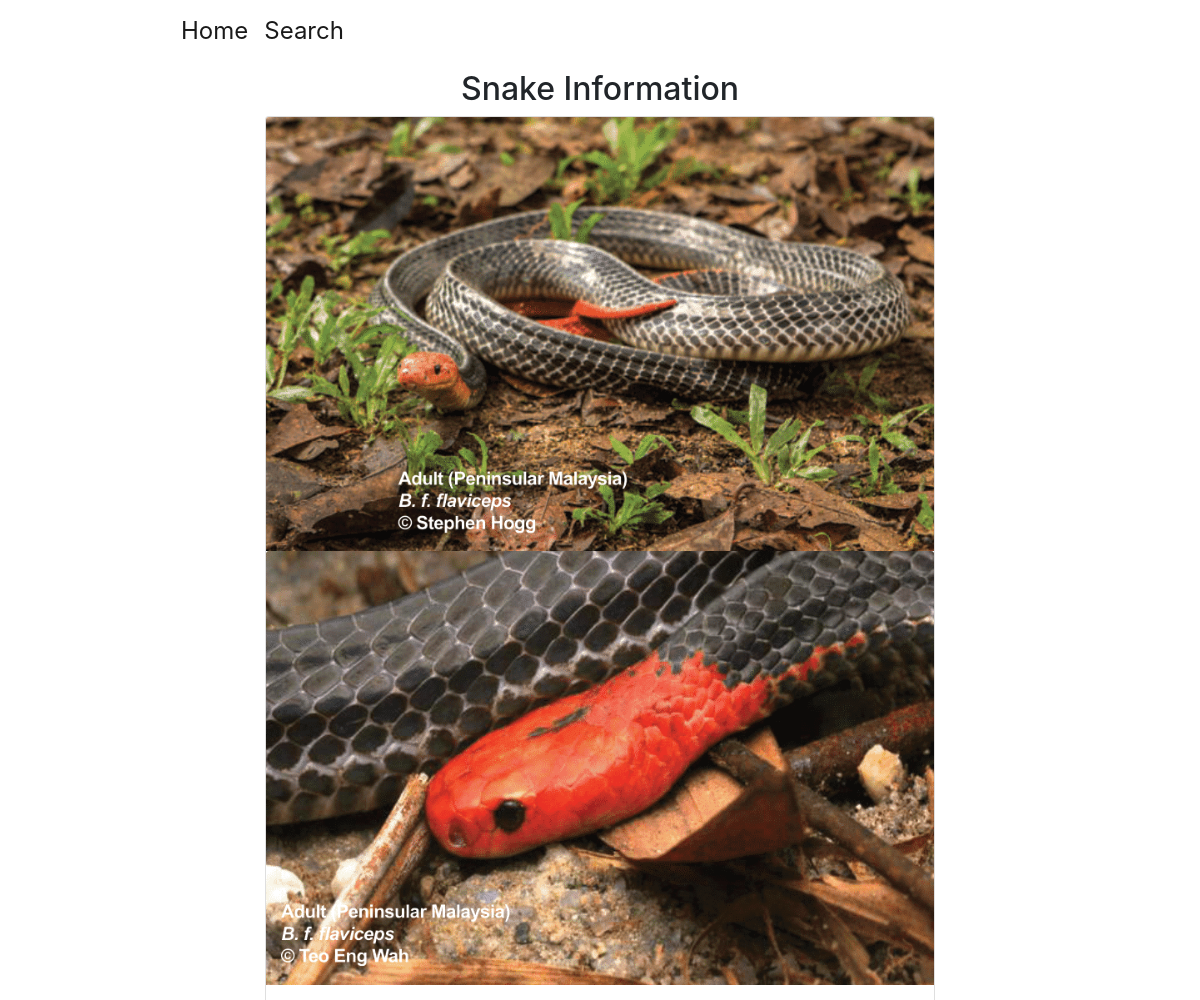
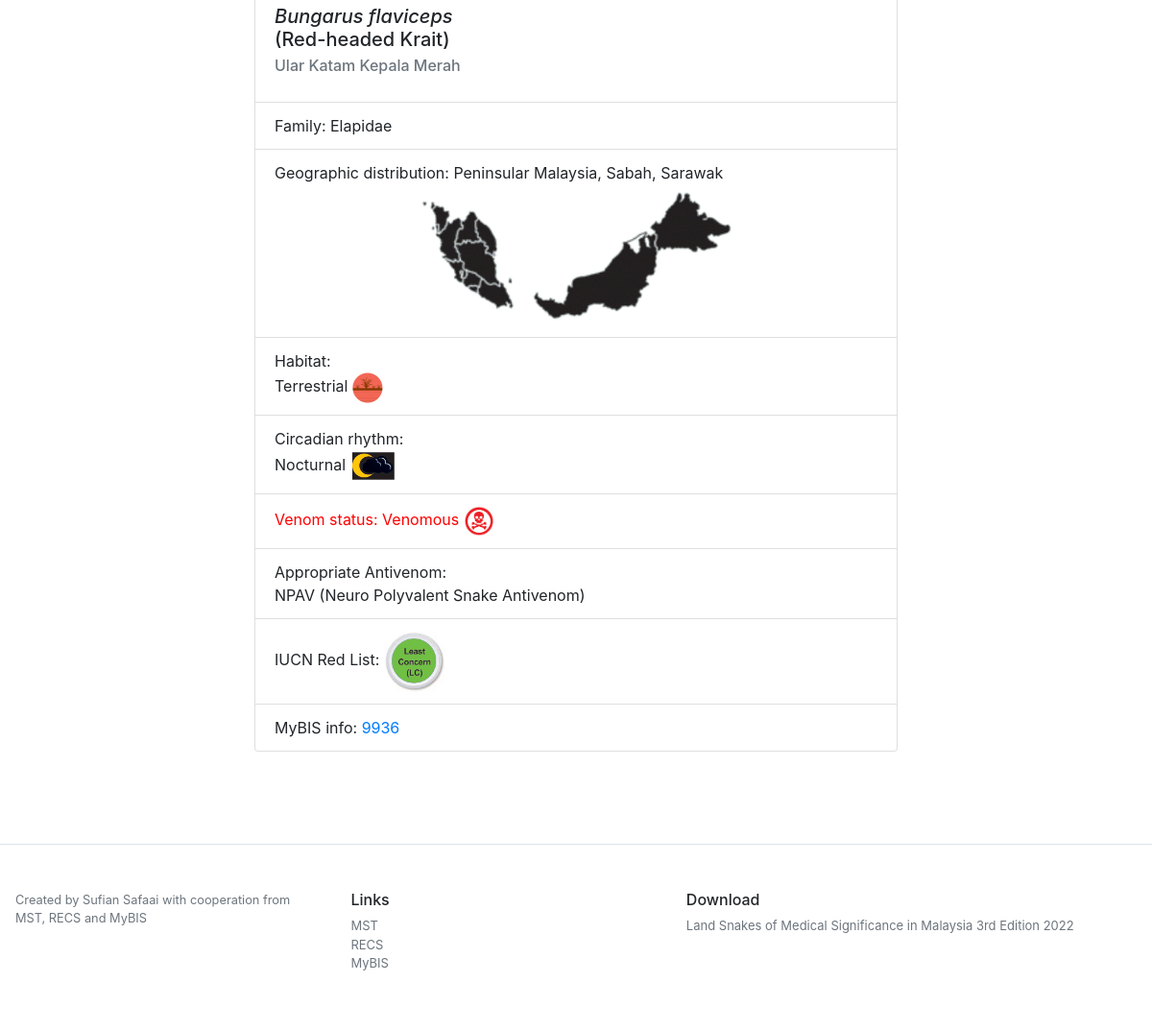
/snake_info/3, run on the app's committed database (2 pictures, top to bottom).
### project/models.py (models this page shows)
class Snakes(db.Model):
    __tablename__ = 'snake'
    id = db.Column(db.Integer, primary_key=True)
    name_en = db.Column(db.String(50), nullable=True)
    name_bm = db.Column(db.String(50), nullable=True)
    name_scientific = db.Column(db.String(50), nullable=True)
    family = db.Column(db.String(50), nullable=True)
    snake_location = db.Column(db.String(50), nullable=True)
    habitat = db.Column(db.String(50), nullable=True)
    circadian = db.Column(db.String(50), nullable=True)
    venom_status = db.Column(db.String(50), nullable=True)
    antivenom = db.Column(db.String(50), nullable=True)
    iucn = db.Column(db.String(50), nullable=True)
    mybis = db.Column(db.String(50), nullable=True)
    locations = db.relationship('Snake_location', backref = 'location', lazy='dynamic')

### project/sdata/sdata.py (the view)
@sdata.route('/snake_info/<int:id>')
def snake_info(id):
    snake_intel = Snakes.query.get(id)
    mypath = 'project/static/snake_img/' + str(id)
    img_files = [f for f in listdir(mypath) if isfile(join(mypath, f))]
    def convert(string):
        li = list(string.split(","))
        return li
    return render_template('snake_info.html',
    snake_intel=snake_intel,
    img_files=img_files,
    convert=convert
    )

### project/sdata/templates/snake_info.html (shortened to what this page needs)
{% extends "base.html" %}
{% block head %}
{{super()}}
<head>
</head>
{% endblock %}
{% block content %}
<div class="container" style="padding-top: 10px;margin: auto;max-width: 700px;">
  <h2 style="text-align: center;">Snake Information</h2>
  <div class="card" style="width: 100%;">
    {% for i in img_files %}
    <img class="card-img-top" src="{{url_for('sdata.img_info', id=snake_intel.id, filename=i )}}" alt="Card image cap">
    {% endfor %}
    <div class="card-body">
      <h5 class="card-title"><i>{{snake_intel.name_scientific}}</i><br>({{snake_intel.name_en}})</h5>
      <h6 class="card-subtitle mb-2 text-muted">{{ snake_intel.name_bm }}</h6>
    </div>
    <ul class="list-group list-group-flush">
      <li class="list-group-item">Family: {{snake_intel.family}}</li>
      <li class="list-group-item">Geographic distribution: {{snake_intel.snake_location}}<br>
        <img class="card-img-top mx-auto" src="{{url_for('sdata.geo', id=snake_intel.id )}}" alt="Card image cap" style="max-width: 355px;display: block;">
      </li>
      <li class="list-group-item">Habitat: <br>
      {% for h in convert(snake_intel.habitat) %}
        {{h}}
         <img class="img-fluid" src="{{url_for('sdata.static', filename='logo/')}}{{h.lower() +'.png'}}" alt="Card image cap" style="max-width: 32px;">
         <br>
       {% endfor %}
      </li>
      <li class="list-group-item">Circadian rhythm:<br>
      {% for c in convert(snake_intel.circadian) %}
      {% if c %}
       {{c}}
        <img  class="img-fluid" src="{{url_for('sdata.static', filename='logo/')}}{{c.lower() +'.png'}}" alt="Card image cap" style="max-width: 48px;">
        <br>
      {% else %}
        None
      {% endif %}
      {% endfor %}
      </li>
      {% if snake_intel.venom_status=='Venomous' %}
      <li class="list-group-item" style="color:red">Venom status: Venomous
        <img class="img-fluid" src="{{url_for('sdata.static', filename='logo/venomous.png')}}" alt="Card image cap" style="max-width: 32px;">
      </li>
      {% elif snake_intel.venom_status=='Non-venomous' %}
      <li class="list-group-item" style="color:green">Venom status: Non-venomous
        <img class="img-fluid" src="{{url_for('sdata.static', filename='logo/non-venomous.png')}}" alt="Card image cap" style="max-width: 32px;">
      </li>
      {% elif snake_intel.venom_status=='Undetermined' %}
      <li class="list-group-item">Venom status: Undetermined
        <img class="img-fluid" src="{{url_for('sdata.static', filename='logo/undetermined.png')}}" alt="Card image cap" style="max-width: 32px;">
      </li>
      {% else %}
      <li class="list-group-item">Venom status: {{snake_intel.venom_status}}</li>
      {% endif %}
      <li class="list-group-item">Appropriate Antivenom: <br>
        {% for a in convert(snake_intel.antivenom) %}
        {{ a }}<br>
        {% endfor %}
      </li>
      {% if snake_intel.iucn=='least' %}
      <li class="list-group-item">IUCN Red List:
        <img class="img-fluid" src="{{url_for('sdata.static', filename='logo/')}}{{snake_intel.iucn+'.png'}}" alt="Card image cap" style="max-width: 64px;">
      </li>
      {% elif snake_intel.iucn=='vulnerable' %}
      <li class="list-group-item">IUCN Red List:
        <img class="img-fluid" src="{{url_for('sdata.static', filename='logo/')}}{{snake_intel.iucn+'.png'}}" alt="Card image cap" style="max-width: 64px;">
      </li>
      {% elif snake_intel.iucn=='not_evaluated' %}
      <li class="list-group-item">IUCN Red List:
        <img class="img-fluid" src="{{url_for('sdata.static', filename='logo/')}}{{snake_intel.iucn+'.png'}}" alt="Card image cap" style="max-width: 64px;">
      </li>
      {% else %}
      <li class="list-group-item">IUCN Red List: None</li>
      {% endif %}
      <li class="list-group-item">MyBIS info: <a href="https://www.mybis.gov.my/sp/{{snake_intel.mybis}}"
          target="blank">{{snake_intel.mybis}}</a></li>
    </ul>
  </div>
  <br>
  <br>
</div>
{% endblock %}

### data on the page
Snakes: name_scientific "Bungarus flaviceps", name_en "Red-headed Krait", name_bm "Ular Katam Kepala Merah", family "Elapidae", snake_location "Peninsular Malaysia, Sabah, Sarawak", habitat "Terrestrial", circadian "Nocturnal", antivenom "NPAV (Neuro Polyvalent Snake Antivenom)", iucn (picture), mybis "9936"
